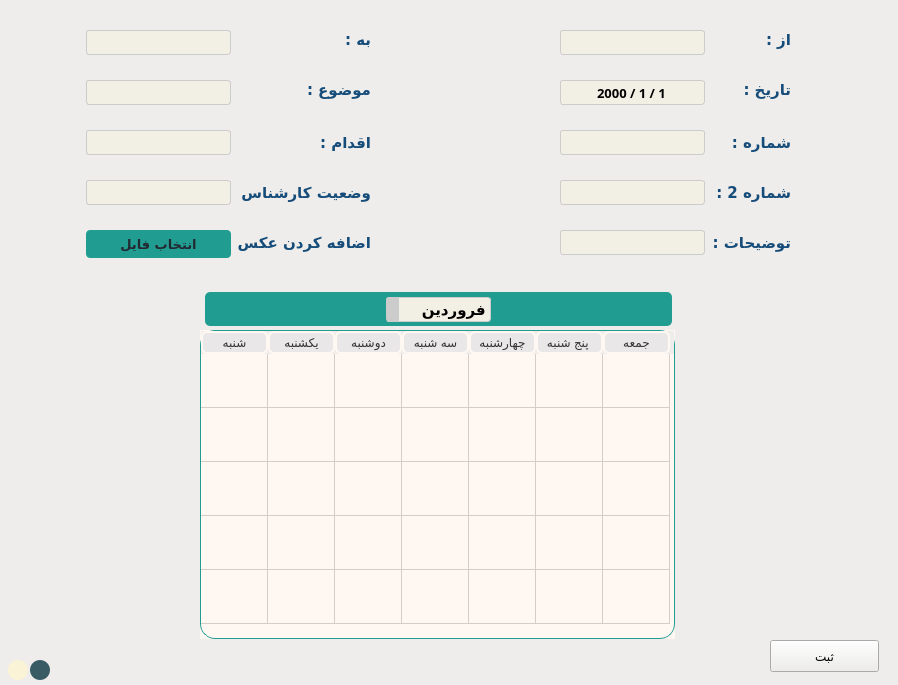
<?xml version="1.0" encoding="UTF-8"?>
<ui version="4.0">
 <class>MainWindow</class>
 <widget class="QMainWindow" name="MainWindow">
  <property name="geometry">
   <rect>
    <x>0</x>
    <y>0</y>
    <width>898</width>
    <height>685</height>
   </rect>
  </property>
  <property name="font">
   <font>
    <family>B Nazanin</family>
    <pointsize>9</pointsize>
   </font>
  </property>
  <property name="windowTitle">
   <string>MainWindow</string>
  </property>
  <property name="styleSheet">
   <string notr="true">QWidget {
    background-color: #EEEDEB;  
}
QLineEdit {
	background-color: #F2EFE5;
    border: 1px solid #cccccc; /* Light Gray Border */
    border-radius: 3px; /* Rounded Corners */
}
QDateEdit {
	background-color: #F2EFE5;
    border: 1px solid #cccccc; /* Light Gray Border */
    border-radius: 3px; /* Rounded Corners */
}
QLineEdit:focus {
    border-color: #007acc; /* Blue border color when focused */
}
QLabel {
    color: rgb(21, 76, 121);
    text-align: center;
}</string>
  </property>
  <widget class="QWidget" name="centralwidget">
   <widget class="QLabel" name="label_1">
    <property name="geometry">
     <rect>
      <x>710</x>
      <y>25</y>
      <width>81</width>
      <height>30</height>
     </rect>
    </property>
    <property name="font">
     <font>
      <family>B Nazanin</family>
      <pointsize>11</pointsize>
      <bold>true</bold>
     </font>
    </property>
    <property name="text">
     <string>از :</string>
    </property>
   </widget>
   <widget class="QLineEdit" name="lineEdit_2">
    <property name="geometry">
     <rect>
      <x>560</x>
      <y>30</y>
      <width>145</width>
      <height>25</height>
     </rect>
    </property>
    <property name="styleSheet">
     <string notr="true"/>
    </property>
   </widget>
   <widget class="QLabel" name="label_2">
    <property name="geometry">
     <rect>
      <x>710</x>
      <y>75</y>
      <width>81</width>
      <height>30</height>
     </rect>
    </property>
    <property name="font">
     <font>
      <family>B Nazanin</family>
      <pointsize>11</pointsize>
      <bold>true</bold>
     </font>
    </property>
    <property name="text">
     <string>تاریخ :</string>
    </property>
   </widget>
   <widget class="QLabel" name="label_3">
    <property name="geometry">
     <rect>
      <x>710</x>
      <y>178</y>
      <width>81</width>
      <height>30</height>
     </rect>
    </property>
    <property name="font">
     <font>
      <family>B Nazanin</family>
      <pointsize>11</pointsize>
      <bold>true</bold>
     </font>
    </property>
    <property name="text">
     <string>شماره 2 :</string>
    </property>
   </widget>
   <widget class="QLineEdit" name="lineEdit_3">
    <property name="geometry">
     <rect>
      <x>560</x>
      <y>180</y>
      <width>145</width>
      <height>25</height>
     </rect>
    </property>
    <property name="styleSheet">
     <string notr="true"/>
    </property>
   </widget>
   <widget class="QLabel" name="label_5">
    <property name="geometry">
     <rect>
      <x>710</x>
      <y>128</y>
      <width>81</width>
      <height>30</height>
     </rect>
    </property>
    <property name="font">
     <font>
      <family>B Nazanin</family>
      <pointsize>11</pointsize>
      <bold>true</bold>
     </font>
    </property>
    <property name="text">
     <string>شماره :</string>
    </property>
   </widget>
   <widget class="QLineEdit" name="lineEdit_5">
    <property name="geometry">
     <rect>
      <x>560</x>
      <y>130</y>
      <width>145</width>
      <height>25</height>
     </rect>
    </property>
    <property name="styleSheet">
     <string notr="true"/>
    </property>
   </widget>
   <widget class="QLabel" name="label_6">
    <property name="geometry">
     <rect>
      <x>251</x>
      <y>25</y>
      <width>120</width>
      <height>30</height>
     </rect>
    </property>
    <property name="font">
     <font>
      <family>B Nazanin</family>
      <pointsize>11</pointsize>
      <bold>true</bold>
     </font>
    </property>
    <property name="text">
     <string>به :</string>
    </property>
   </widget>
   <widget class="QLineEdit" name="lineEdit_6">
    <property name="geometry">
     <rect>
      <x>86</x>
      <y>30</y>
      <width>145</width>
      <height>25</height>
     </rect>
    </property>
    <property name="styleSheet">
     <string notr="true"/>
    </property>
   </widget>
   <widget class="QLabel" name="label_7">
    <property name="geometry">
     <rect>
      <x>251</x>
      <y>75</y>
      <width>120</width>
      <height>30</height>
     </rect>
    </property>
    <property name="font">
     <font>
      <family>B Nazanin</family>
      <pointsize>11</pointsize>
      <bold>true</bold>
     </font>
    </property>
    <property name="text">
     <string>موضوع :</string>
    </property>
   </widget>
   <widget class="QLineEdit" name="lineEdit_7">
    <property name="geometry">
     <rect>
      <x>86</x>
      <y>80</y>
      <width>145</width>
      <height>25</height>
     </rect>
    </property>
    <property name="styleSheet">
     <string notr="true"/>
    </property>
   </widget>
   <widget class="QLabel" name="label_8">
    <property name="geometry">
     <rect>
      <x>251</x>
      <y>128</y>
      <width>120</width>
      <height>30</height>
     </rect>
    </property>
    <property name="font">
     <font>
      <family>B Nazanin</family>
      <pointsize>11</pointsize>
      <bold>true</bold>
     </font>
    </property>
    <property name="text">
     <string>اقدام :</string>
    </property>
   </widget>
   <widget class="QLineEdit" name="lineEdit_8">
    <property name="geometry">
     <rect>
      <x>86</x>
      <y>130</y>
      <width>145</width>
      <height>25</height>
     </rect>
    </property>
    <property name="styleSheet">
     <string notr="true"/>
    </property>
   </widget>
   <widget class="QLabel" name="label_9">
    <property name="geometry">
     <rect>
      <x>240</x>
      <y>178</y>
      <width>131</width>
      <height>30</height>
     </rect>
    </property>
    <property name="font">
     <font>
      <family>B Nazanin</family>
      <pointsize>11</pointsize>
      <bold>true</bold>
     </font>
    </property>
    <property name="text">
     <string>وضعیت کارشناس :</string>
    </property>
   </widget>
   <widget class="QLineEdit" name="lineEdit_9">
    <property name="geometry">
     <rect>
      <x>86</x>
      <y>180</y>
      <width>145</width>
      <height>25</height>
     </rect>
    </property>
    <property name="styleSheet">
     <string notr="true"/>
    </property>
   </widget>
   <widget class="QLabel" name="label_10">
    <property name="geometry">
     <rect>
      <x>230</x>
      <y>228</y>
      <width>141</width>
      <height>30</height>
     </rect>
    </property>
    <property name="font">
     <font>
      <family>B Nazanin</family>
      <pointsize>11</pointsize>
      <bold>true</bold>
     </font>
    </property>
    <property name="text">
     <string>اضافه کردن عکس :</string>
    </property>
   </widget>
   <widget class="QTableWidget" name="tableWidget">
    <property name="enabled">
     <bool>false</bool>
    </property>
    <property name="geometry">
     <rect>
      <x>200</x>
      <y>330</y>
      <width>475</width>
      <height>309</height>
     </rect>
    </property>
    <property name="sizePolicy">
     <sizepolicy hsizetype="Expanding" vsizetype="Expanding">
      <horstretch>0</horstretch>
      <verstretch>0</verstretch>
     </sizepolicy>
    </property>
    <property name="font">
     <font>
      <family>B Nazanin</family>
      <pointsize>10</pointsize>
      <bold>true</bold>
     </font>
    </property>
    <property name="mouseTracking">
     <bool>true</bool>
    </property>
    <property name="tabletTracking">
     <bool>true</bool>
    </property>
    <property name="layoutDirection">
     <enum>Qt::LeftToRight</enum>
    </property>
    <property name="autoFillBackground">
     <bool>true</bool>
    </property>
    <property name="styleSheet">
     <string notr="true">
    QTableWidget {
        background-color: #FFF7F1; 
        border: 1px solid #219C90; 
        border-radius: 15px;
        text-align: center;
        color: #333333;
    }
    QTableWidget::verticalHeader {
        background-color: #1F1717; /* Transparent background */
        color: #F3AA60;

    }
    
    QTableWidget::horizontalHeader {
        background-color: #FF6868; /* Transparent background */
        color: #1F1717;
        border: 5px solid #e0e0e0; 
        border-radius: 10px;
    }

    QHeaderView::section {
        background-color: #e9e7e7; /* Background color */
        color: #333333; /* Text color */
        border: 2px solid #FFF7F1; 
        border-radius: 6px;

    }
    
    QTableWidget::item {
        padding: 10px; 
        background-color: #FFF7F1; 
		 text-align: center;
        color: #219C90;
        font: bold B Nazanin; 
        font-size: 10px;

    }
</string>
    </property>
    <property name="locale">
     <locale language="Prussian" country="World"/>
    </property>
    <property name="frameShadow">
     <enum>QFrame::Sunken</enum>
    </property>
    <property name="autoScroll">
     <bool>false</bool>
    </property>
    <property name="tabKeyNavigation">
     <bool>false</bool>
    </property>
    <property name="showDropIndicator" stdset="0">
     <bool>false</bool>
    </property>
    <property name="dragDropOverwriteMode">
     <bool>false</bool>
    </property>
    <property name="selectionMode">
     <enum>QAbstractItemView::NoSelection</enum>
    </property>
    <property name="selectionBehavior">
     <enum>QAbstractItemView::SelectItems</enum>
    </property>
    <property name="textElideMode">
     <enum>Qt::ElideMiddle</enum>
    </property>
    <property name="showGrid">
     <bool>true</bool>
    </property>
    <property name="gridStyle">
     <enum>Qt::SolidLine</enum>
    </property>
    <property name="sortingEnabled">
     <bool>false</bool>
    </property>
    <property name="wordWrap">
     <bool>false</bool>
    </property>
    <property name="cornerButtonEnabled">
     <bool>false</bool>
    </property>
    <property name="rowCount">
     <number>5</number>
    </property>
    <property name="columnCount">
     <number>7</number>
    </property>
    <attribute name="horizontalHeaderCascadingSectionResizes">
     <bool>true</bool>
    </attribute>
    <attribute name="horizontalHeaderMinimumSectionSize">
     <number>10</number>
    </attribute>
    <attribute name="horizontalHeaderDefaultSectionSize">
     <number>67</number>
    </attribute>
    <attribute name="horizontalHeaderShowSortIndicator" stdset="0">
     <bool>true</bool>
    </attribute>
    <attribute name="horizontalHeaderStretchLastSection">
     <bool>false</bool>
    </attribute>
    <attribute name="verticalHeaderVisible">
     <bool>false</bool>
    </attribute>
    <attribute name="verticalHeaderCascadingSectionResizes">
     <bool>true</bool>
    </attribute>
    <attribute name="verticalHeaderMinimumSectionSize">
     <number>20</number>
    </attribute>
    <attribute name="verticalHeaderDefaultSectionSize">
     <number>54</number>
    </attribute>
    <row/>
    <row/>
    <row/>
    <row/>
    <row/>
    <column>
     <property name="text">
      <string>شنبه</string>
     </property>
    </column>
    <column>
     <property name="text">
      <string>یکشنبه</string>
     </property>
    </column>
    <column>
     <property name="text">
      <string>دوشنبه</string>
     </property>
    </column>
    <column>
     <property name="text">
      <string>سه شنبه</string>
     </property>
    </column>
    <column>
     <property name="text">
      <string>چهارشنبه</string>
     </property>
    </column>
    <column>
     <property name="text">
      <string>پنج شنبه </string>
     </property>
    </column>
    <column>
     <property name="text">
      <string>جمعه</string>
     </property>
    </column>
    <item row="0" column="6">
     <property name="text">
      <string/>
     </property>
     <property name="flags">
      <set>ItemIsSelectable|ItemIsDragEnabled|ItemIsDropEnabled|ItemIsUserCheckable|ItemIsEnabled</set>
     </property>
    </item>
   </widget>
   <widget class="QPushButton" name="ClasicTheme">
    <property name="geometry">
     <rect>
      <x>8</x>
      <y>660</y>
      <width>20</width>
      <height>20</height>
     </rect>
    </property>
    <property name="sizePolicy">
     <sizepolicy hsizetype="Fixed" vsizetype="Fixed">
      <horstretch>0</horstretch>
      <verstretch>0</verstretch>
     </sizepolicy>
    </property>
    <property name="styleSheet">
     <string notr="true">QPushButton {
    background-color: #FBF3D5; /* Button Color */
    color: #FBF3D5; /* Text Color */
    border-radius: 10px; /* Half the button's height to make it circular */
    width: 20px; /* Adjust width and height as needed */
    height: 20px;
}

QPushButton:hover {
    background-color: #D8D8D8; /* Darker color on hover */
}
</string>
    </property>
    <property name="text">
     <string/>
    </property>
   </widget>
   <widget class="QPushButton" name="darktheme">
    <property name="geometry">
     <rect>
      <x>30</x>
      <y>660</y>
      <width>20</width>
      <height>20</height>
     </rect>
    </property>
    <property name="sizePolicy">
     <sizepolicy hsizetype="Fixed" vsizetype="Fixed">
      <horstretch>0</horstretch>
      <verstretch>0</verstretch>
     </sizepolicy>
    </property>
    <property name="styleSheet">
     <string notr="true">QPushButton {
    background-color: #395B64; /* Button Color */
    color: #395B64; /* Text Color */
    border-radius: 10px; /* Half the button's height to make it circular */
    width: 20px; /* Adjust width and height as needed */
    height: 20px;
}

QPushButton:hover {
    background-color: #005f80; /* Darker color on hover */
}
</string>
    </property>
    <property name="text">
     <string/>
    </property>
   </widget>
   <widget class="QLabel" name="label_11">
    <property name="geometry">
     <rect>
      <x>205</x>
      <y>292</y>
      <width>467</width>
      <height>34</height>
     </rect>
    </property>
    <property name="font">
     <font>
      <family>B Nazanin</family>
      <pointsize>13</pointsize>
      <bold>true</bold>
     </font>
    </property>
    <property name="styleSheet">
     <string notr="true">QLabel {
    color: #219C90;
    text-align: center;
	background-color: #219C90;
	border-radius: 5px;
}</string>
    </property>
    <property name="text">
     <string/>
    </property>
    <property name="alignment">
     <set>Qt::AlignCenter</set>
    </property>
   </widget>
   <widget class="QComboBox" name="comboBox">
    <property name="geometry">
     <rect>
      <x>386</x>
      <y>297</y>
      <width>105</width>
      <height>25</height>
     </rect>
    </property>
    <property name="font">
     <font>
      <family>B Nazanin</family>
      <pointsize>11</pointsize>
      <bold>true</bold>
      <stylestrategy>PreferDefault</stylestrategy>
     </font>
    </property>
    <property name="layoutDirection">
     <enum>Qt::RightToLeft</enum>
    </property>
    <property name="autoFillBackground">
     <bool>false</bool>
    </property>
    <property name="styleSheet">
     <string notr="true">QComboBox {
	background-color: #F2EFE5;
    border: 1px solid #cccccc; /* Light Gray Border */
    border-radius: 3px; /* Rounded Corners */
    padding: 2px; /* Add padding */
    text-align: center; /* Align text horizontally */
}
QComboBox::drop-down {
	background-color: #cccccc;
    border: 1px solid #cccccc; /* Light Gray Border */
    padding: 2px; /* Adjust padding to ensure icon visibility */
    width: 6px; /* Adjust width as needed */
	text-align: center;
}

QComboBox QAbstractItemView {
    /* Style the dropdown list */
    background-color: #F2EFE5; /* White background */
    border: 1px solid #cccccc; /* Light Gray Border */
    selection-background-color: #F2EFE5; /* Lighter background for selected item */
}
</string>
    </property>
    <property name="duplicatesEnabled">
     <bool>true</bool>
    </property>
    <item>
     <property name="text">
      <string>    فروردین</string>
     </property>
    </item>
    <item>
     <property name="text">
      <string>    اردیبهشت</string>
     </property>
    </item>
    <item>
     <property name="text">
      <string>    خرداد</string>
     </property>
    </item>
    <item>
     <property name="text">
      <string>    تیر</string>
     </property>
    </item>
    <item>
     <property name="text">
      <string>    مرداد</string>
     </property>
    </item>
    <item>
     <property name="text">
      <string>    شهریور</string>
     </property>
    </item>
    <item>
     <property name="text">
      <string>    مهر</string>
     </property>
    </item>
    <item>
     <property name="text">
      <string>    آبان</string>
     </property>
    </item>
    <item>
     <property name="text">
      <string>    آذر</string>
     </property>
    </item>
    <item>
     <property name="text">
      <string>    دی</string>
     </property>
    </item>
    <item>
     <property name="text">
      <string>    بهمن</string>
     </property>
    </item>
    <item>
     <property name="text">
      <string>    اسفند</string>
     </property>
    </item>
   </widget>
   <widget class="QPushButton" name="submit_button">
    <property name="geometry">
     <rect>
      <x>770</x>
      <y>640</y>
      <width>109</width>
      <height>32</height>
     </rect>
    </property>
    <property name="text">
     <string>ثبت</string>
    </property>
   </widget>
   <widget class="QPushButton" name="insert_file">
    <property name="geometry">
     <rect>
      <x>86</x>
      <y>230</y>
      <width>145</width>
      <height>28</height>
     </rect>
    </property>
    <property name="font">
     <font>
      <family>B Nazanin</family>
      <pointsize>10</pointsize>
      <italic>false</italic>
      <bold>true</bold>
     </font>
    </property>
    <property name="styleSheet">
     <string notr="true">background-color: #219C90;
color: rgb(34, 40, 49);
border-radius: 4px;



</string>
    </property>
    <property name="text">
     <string>انتخاب فایل</string>
    </property>
   </widget>
   <widget class="QLabel" name="label_4">
    <property name="geometry">
     <rect>
      <x>710</x>
      <y>228</y>
      <width>81</width>
      <height>30</height>
     </rect>
    </property>
    <property name="font">
     <font>
      <family>B Nazanin</family>
      <pointsize>11</pointsize>
      <bold>true</bold>
     </font>
    </property>
    <property name="text">
     <string>توضیحات :</string>
    </property>
   </widget>
   <widget class="QLineEdit" name="lineEdit_4">
    <property name="geometry">
     <rect>
      <x>560</x>
      <y>230</y>
      <width>145</width>
      <height>25</height>
     </rect>
    </property>
    <property name="styleSheet">
     <string notr="true"/>
    </property>
   </widget>
   <widget class="QDateEdit" name="dateEdit">
    <property name="geometry">
     <rect>
      <x>560</x>
      <y>80</y>
      <width>145</width>
      <height>25</height>
     </rect>
    </property>
    <property name="font">
     <font>
      <family>B Nazanin</family>
      <pointsize>10</pointsize>
      <bold>true</bold>
     </font>
    </property>
    <property name="alignment">
     <set>Qt::AlignCenter</set>
    </property>
    <property name="buttonSymbols">
     <enum>QAbstractSpinBox::NoButtons</enum>
    </property>
    <property name="showGroupSeparator" stdset="0">
     <bool>false</bool>
    </property>
    <property name="minimumDateTime">
     <datetime>
      <hour>3</hour>
      <minute>30</minute>
      <second>0</second>
      <year>1752</year>
      <month>9</month>
      <day>14</day>
     </datetime>
    </property>
    <property name="minimumDate">
     <date>
      <year>1752</year>
      <month>9</month>
      <day>14</day>
     </date>
    </property>
    <property name="currentSection">
     <enum>QDateTimeEdit::YearSection</enum>
    </property>
    <property name="displayFormat">
     <string>yyyy / M / d</string>
    </property>
    <property name="calendarPopup">
     <bool>false</bool>
    </property>
    <property name="timeSpec">
     <enum>Qt::LocalTime</enum>
    </property>
   </widget>
   <widget class="QPushButton" name="Home_button">
    <property name="enabled">
     <bool>true</bool>
    </property>
    <property name="geometry">
     <rect>
      <x>415</x>
      <y>645</y>
      <width>51</width>
      <height>41</height>
     </rect>
    </property>
    <property name="font">
     <font>
      <family>Nazanin</family>
      <pointsize>12</pointsize>
      <italic>false</italic>
      <bold>true</bold>
     </font>
    </property>
    <property name="styleSheet">
     <string notr="true">    QPushButton {
        background-color: #00000000; /* Button Background Color */
        color: #219C90; /* Text Color */
   		 border-radius: 20px; /* Half the button's height to make it circular */
    	width: 55px; /* Adjust width and height as needed */
    	height: 55px;
    }

    QPushButton:hover {
        background-color: #D8D8D8; /* Red Background Color on Hover */
        color: white; /* Text Color */
    }

    QPushButton:pressed {
        background-color: #219C90; /* Even Darker Background Color when Pressed */
    }</string>
    </property>
    <property name="text">
     <string/>
    </property>
    <property name="icon">
     <iconset>
      <normaloff>../icon/Home2.png</normaloff>../icon/Home2.png</iconset>
    </property>
    <property name="iconSize">
     <size>
      <width>26</width>
      <height>26</height>
     </size>
    </property>
   </widget>
   <zorder>label_11</zorder>
   <zorder>comboBox</zorder>
   <zorder>label_1</zorder>
   <zorder>lineEdit_2</zorder>
   <zorder>label_2</zorder>
   <zorder>label_3</zorder>
   <zorder>lineEdit_3</zorder>
   <zorder>label_5</zorder>
   <zorder>lineEdit_5</zorder>
   <zorder>label_6</zorder>
   <zorder>lineEdit_6</zorder>
   <zorder>label_7</zorder>
   <zorder>lineEdit_7</zorder>
   <zorder>label_8</zorder>
   <zorder>lineEdit_8</zorder>
   <zorder>label_9</zorder>
   <zorder>lineEdit_9</zorder>
   <zorder>label_10</zorder>
   <zorder>tableWidget</zorder>
   <zorder>ClasicTheme</zorder>
   <zorder>darktheme</zorder>
   <zorder>submit_button</zorder>
   <zorder>insert_file</zorder>
   <zorder>label_4</zorder>
   <zorder>lineEdit_4</zorder>
   <zorder>dateEdit</zorder>
   <zorder>Home_button</zorder>
  </widget>
 </widget>
 <resources/>
 <connections/>
</ui>
